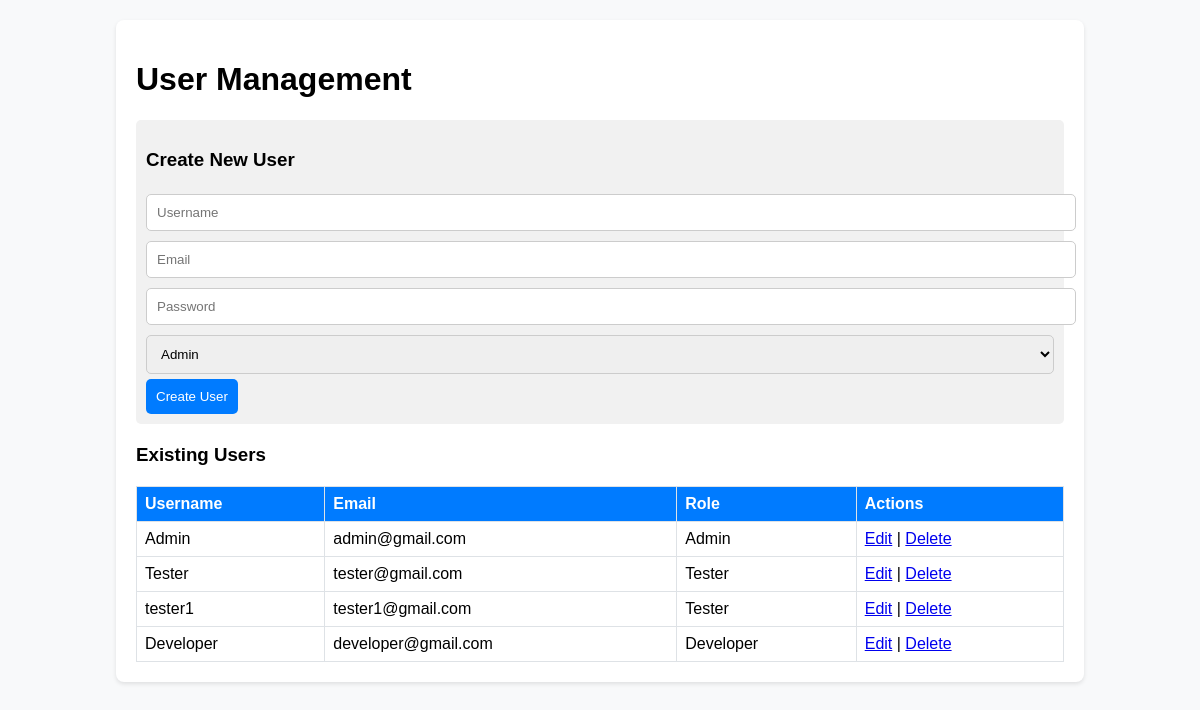
Screenshot of /user-management/ (signed in) with the database file from the repository.
### tracker/models.py (models this page shows)
class User(AbstractUser):
    role = models.CharField(max_length=50)
    pass

### tracker/views.py (the view)
# urls.py: path('user-management/', views.user_management_view, name='user-management'),
@login_required
def user_management_view(request):
    users = User.objects.all()
    return render(request, 'user_management.html', {'users': users})

### tracker/templates/user_management.html (shortened to what this page needs)
<!DOCTYPE html>
<html lang="en">
<head>
</head>
<body>
  <div class="container">
    <h1>User Management</h1>
    <div class="form-container">
      <h3>Create New User</h3>
      <form action="{% url 'user-create' %}" method="post">
        <input type="text" name="username" placeholder="Username" required>
        <input type="email" name="email" placeholder="Email" required>
        <input type="password" name="password" placeholder="Password" required>
        <select name="role" required>
          <option value="Admin">Admin</option>
        </select>
        <button type="submit">Create User</button>
      </form>
    </div>
    <h3>Existing Users</h3>
    <table>
      <tr>
        <th>Username</th>
        <th>Email</th>
        <th>Role</th>
        <th>Actions</th>
      </tr>
      {% for user in users %}
        <tr>
          <td>{{ user.username }}</td>
          <td>{{ user.email }}</td>
          <td>{{ user.role }}</td>
          <td>
            <a href="{% url 'user-update' user.id %}">Edit</a> |
            <a href="{% url 'user-delete' user.id %}" onclick="return confirm('Are you sure?')">Delete</a>
          </td>
        </tr>
      {% endfor %}
    </table>
  </div>
</body>
</html>

### tracker/templates/user_management.html (style rules this page uses)
body { font-family: Arial, sans-serif; background-color: #f8f9fa; margin: 0; padding: 20px; }
.container { width: 80%; margin: auto; background: white; padding: 20px; box-shadow: 0 2px 4px rgba(0, 0, 0, 0.1); border-radius: 8px; }
table { width: 100%; border-collapse: collapse; margin-top: 20px; }
th, td { border: 1px solid #dee2e6; padding: 8px; text-align: left; }
th { background-color: #007bff; color: white; }
.form-container { margin-bottom: 20px; padding: 10px; background: #f1f1f1; border-radius: 5px; }
.form-container input, .form-container select { width: 100%; padding: 10px; margin: 5px 0; border: 1px solid #ccc; border-radius: 5px; }
.form-container button { background-color: #007bff; color: white; border: none; padding: 10px; border-radius: 5px; cursor: pointer; }

### rows the page displays
User: username "Admin", email "admin@gmail.com", role "Admin"
User: username "Tester", email "tester@gmail.com", role "Tester"
User: username "tester1", email "tester1@gmail.com", role "Tester"
User: username "Developer", email "developer@gmail.com", role "Developer"
